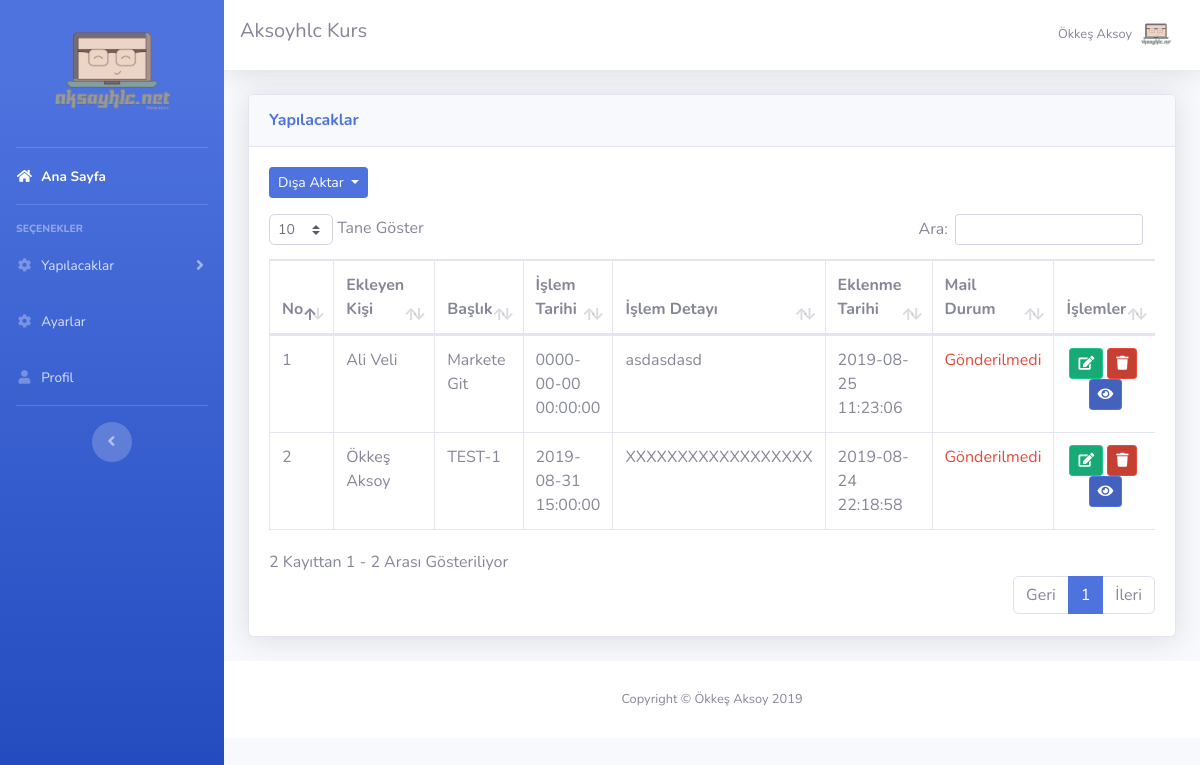
The app's page /yapilacaklar.php (signed in) with its own data.
### tables this page shows
CREATE TABLE `ayarlar` (
  `id` int(11) NOT NULL,
  `site_logo` varchar(400) NOT NULL,
  `site_baslik` varchar(350) NOT NULL,
  `site_aciklama` varchar(300) NOT NULL,
  `site_link` varchar(100) NOT NULL,
  `site_sahip_mail` varchar(100) NOT NULL,
  `site_mail_host` varchar(100) NOT NULL,
  `site_mail_mail` varchar(100) NOT NULL,
  `site_mail_port` int(11) NOT NULL,
  `site_mail_sifre` varchar(100) NOT NULL
);

CREATE TABLE `yapilacaklar` (
  `yap_id` int(11) NOT NULL,
  `yap_kul` int(11) NOT NULL,
  `yap_baslik` varchar(300) NOT NULL,
  `yap_islem_tarih` datetime NOT NULL,
  `yap_mail_onay` int(11) NOT NULL DEFAULT '0',
  `yap_detay` text NOT NULL,
  `yap_mail_durum` int(11) NOT NULL DEFAULT '0',
  `yap_eklenme_tarih` datetime NOT NULL DEFAULT CURRENT_TIMESTAMP
);

CREATE TABLE `kullanicilar` (
  `kul_id` int(11) NOT NULL,
  `kul_isim` varchar(200) NOT NULL,
  `kul_mail` varchar(200) NOT NULL,
  `kul_sifre` varchar(100) NOT NULL,
  `kul_telefon` varchar(100) NOT NULL,
  `kul_yetki` int(11) NOT NULL DEFAULT '0'
);

### islemler/baglan.php (called while the page is built, shortened)
<?php
$host="localhost";
$veritabani_ismi="kursyapilacaklar";
$kullanici_adi="root";
$sifre="123456789";
try {
	$db = new PDO("mysql:host=$host;dbname=$veritabani_ismi;charset=utf8",$kullanici_adi,$sifre);
} catch (PDOException $e) {
	echo $e->getmessage();
}
$sorgu=$db->prepare("SELECT * FROM ayarlar");
$sorgu->execute();
$ayarcek=$sorgu->fetch(PDO::FETCH_ASSOC);
?>

### fonksiyonlar.php (called while the page is built, shortened)
<?php
function yetkikontrol()
{
	if (@$_SESSION['kul_yetki']==1) {
		return TRUE;
	} else {
		return FALSE;
	}
}
?>

### yapilacaklar.php (the view, shortened to what this page needs)
<?php
include'header.php'
?>
<link rel="stylesheet" type="text/css" href="vendor/datatables/dataTables.bootstrap4.min.css">
<div class="container-fluid">
  <div class="card shadow mb-4">
    <div class="card-header py-3">
      <h6 class="m-0 font-weight-bold text-primary">Yapılacaklar</h6>
    </div>
    <div class="card-body">
      <div class="dropdown">
        <button class="btn btn-primary btn-sm dropdown-toggle" type="button" id="dropdownMenuButton" data-toggle="dropdown" aria-haspopup="true" aria-expanded="false">
          Dışa Aktar
        </button>
</div>
<div class="table-responsive mt-3">
  <table class="table table-bordered" id="yapilacaklartablosu">
    <thead>
      <tr>
        <th>No</th>
        <?php
        if (yetkikontrol()) { ?>
          <th>Ekleyen Kişi</th>
        <?php }  ?>
        <th>Başlık</th>
        <th>İşlem Tarihi</th>
        <th>İşlem Detayı</th>
        <th>Eklenme Tarihi</th>
        <th>Mail Durum</th>
        <th>İşlemler</th>
      </tr>
    </thead>
    <tbody>
      <?php
      $sayi=0;
      if (yetkikontrol()) {
        $sorgu=$db->prepare("SELECT * FROM yapilacaklar LEFT JOIN kullanicilar ON yapilacaklar.yap_kul=kullanicilar.kul_id ORDER BY yap_id DESC");
      } else {
       $sorgu=$db->prepare("SELECT * FROM yapilacaklar WHERE yap_kul={$_SESSION['kul_id']} ORDER BY yap_id DESC");
     }
     $sorgu->execute();
     while ($yapilacaklar=$sorgu->fetch(PDO::FETCH_ASSOC)) {
      $sayi++;
      ?>
      <tr>
        <td><?php echo $sayi; ?></td>
        <?php
        if (yetkikontrol()) { ?>
         <td><?php echo $yapilacaklar['kul_isim']; ?></td>
       <?php } ?>
       <td><?php echo $yapilacaklar['yap_baslik']; ?></td>
       <td><?php echo $yapilacaklar['yap_islem_tarih']; ?></td>
       <td><?php echo mb_substr($yapilacaklar['yap_detay'], 0,50); ?></td>
       <td><?php echo $yapilacaklar['yap_eklenme_tarih']; ?></td>
       <td><?php
       if ($yapilacaklar['yap_mail_durum']==0) {
        echo "<span class='text-danger'>Gönderilmedi</span>";
      } else {
       echo "<span class='text-success'>Gönderildi</span>";
     }
     ?></td>
     <td>
      <div class="row justify-content-center">
        <form action="yap-duzenle.php" method="POST" accept-charset="utf-8">
          <button type="submit" name="duzenleme" class="btn btn-success btn-sm btn-icon-split">
            <span class="icon text-white-60">
              <i class="fas fa-edit"></i>
            </span>
          </button>
        </form>
        <form class="mx-1" action="islemler/ajax.php" method="POST" accept-charset="utf-8">
          <button type="submit" name="yapsilme" class="btn btn-danger btn-sm btn-icon-split">
            <span class="icon text-white-60">
              <i class="fas fa-trash"></i>
            </span>
          </button>
        </form>
        <form action="yapilacak.php" method="POST" accept-charset="utf-8">
          <button type="submit" name="duzenleme" class="btn btn-primary btn-sm btn-icon-split">
            <span class="icon text-white-60">
              <i class="fas fa-eye"></i>
            </span>
          </button>
        </form>
      </div>
    </td>
  </tr>
<?php } ?>
</tbody>
</table>
</div>
</div>
</div>
</div>
<?php include'footer.php' ?>

### header.php (shortened to what this page needs)
<?php
include 'islemler/baglan.php';
include 'fonksiyonlar.php';
?>
<!DOCTYPE html>
<html lang="en">
<head>
  <link href="vendor/fontawesome-free/css/all.min.css" rel="stylesheet" type="text/css">
  <link href="css/sb-admin-2.min.css" rel="stylesheet">
</head>
<body id="page-top">
  <div id="wrapper">
    <ul class="navbar-nav bg-gradient-primary sidebar sidebar-dark accordion" id="accordionSidebar">
     <li class="nav-item">
      <a class="nav-link text-center" href="index.php">
        <img src="dosyalar/<?php echo $ayarcek['site_logo'] ?>" style="width: 60%; height: auto;">
      </a>
    </li>
    <hr class="sidebar-divider my-0">
    <li class="nav-item active">
      <a class="nav-link" href="index.php">
        <i class="fas fa-fw fa-home"></i>
        <span>Ana Sayfa</span></a>
      </li>
      <hr class="sidebar-divider">
      <div class="sidebar-heading">
        Seçenekler
      </div>
      <li class="nav-item">
        <a class="nav-link collapsed" href="#" data-toggle="collapse" data-target="#collapseTwo" aria-expanded="true" aria-controls="collapseTwo">
          <i class="fas fa-fw fa-cog"></i>
          <span>Yapılacaklar</span>
        </a>
      </li>
      <?php
      if (yetkikontrol()) { ?>
        <li class="nav-item">
          <a class="nav-link" href="ayarlar.php">
            <i class="fas fa-fw fa-cog"></i>
            <span>Ayarlar</span></a>
          </li>
        <?php } ?>
        <li class="nav-item">
          <a class="nav-link" href="profil.php">
            <i class="fas fa-fw fa-user"></i>
            <span>Profil</span></a>
          </li>
          <hr class="sidebar-divider d-none d-md-block">
          <div class="text-center d-none d-md-inline">
            <button class="rounded-circle border-0" id="sidebarToggle"></button>
          </div>
        </ul>
        <div id="content-wrapper" class="d-flex flex-column">
          <div id="content">
            <nav class="navbar navbar-expand navbar-light bg-white topbar mb-4 static-top shadow">
              <h5><?php echo $ayarcek['site_baslik'] ?></h5>
              <ul class="navbar-nav ml-auto">
                <li class="nav-item dropdown no-arrow">
                  <a class="nav-link dropdown-toggle" href="#" id="userDropdown" role="button" data-toggle="dropdown" aria-haspopup="true" aria-expanded="false">
                    <span class="mr-2 d-none d-lg-inline text-gray-600 small"><?php echo $_SESSION['kul_isim'] ?></span>
                    <img class="img-profile rounded-circle" src="dosyalar/<?php echo $ayarcek['site_logo'] ?>">
                  </a>
                </li>
              </ul>
            </nav>

### records on screen
ayarlar: site_logo (picture), site_baslik "Aksoyhlc Kurs"
yapilacaklar: kullanicilar.kul_isim "Ali Veli", yap_baslik "Markete Git", yap_islem_tarih "0000-00-00 00:00:00", yap_detay "asdasdasd", yap_eklenme_tarih "2019-08-25 11:23:06", yap_mail_durum "Gönderilmedi"
yapilacaklar: kullanicilar.kul_isim "Ökkeş Aksoy", yap_baslik "TEST-1", yap_islem_tarih "2019-08-31 15:00:00", yap_detay "XXXXXXXXXXXXXXXXXX", yap_eklenme_tarih "2019-08-24 22:18:58", yap_mail_durum "Gönderilmedi"

### other values on screen
$_SESSION['kul_isim'] "Ökkeş Aksoy"
